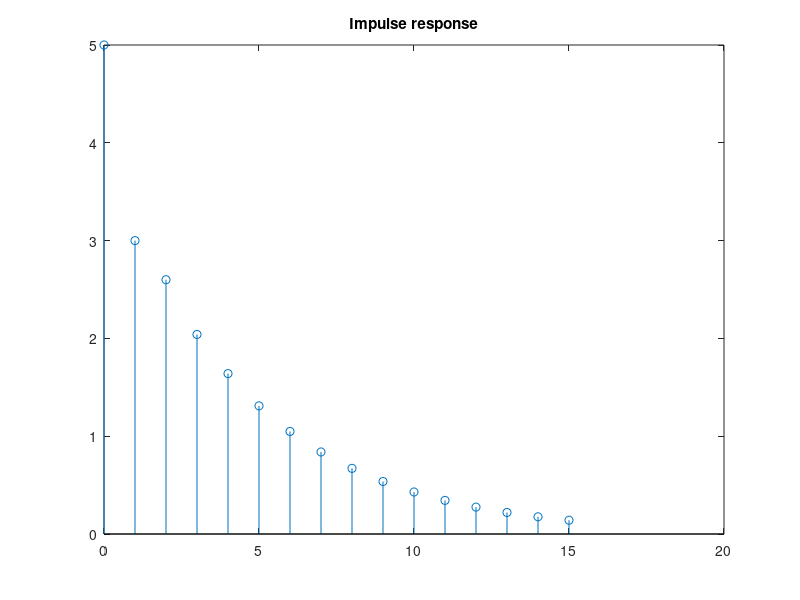

This figure's MATLAB source:
clc; clear; close all;
a = [1 -0.6 -0.16];
b = [5 0 0];
N = 16; n = 0:N-1;
x = [1 zeros(1,N-1)]; % impulse
h = filter(b,a,x);
stem(n,h); title('Impulse response');
